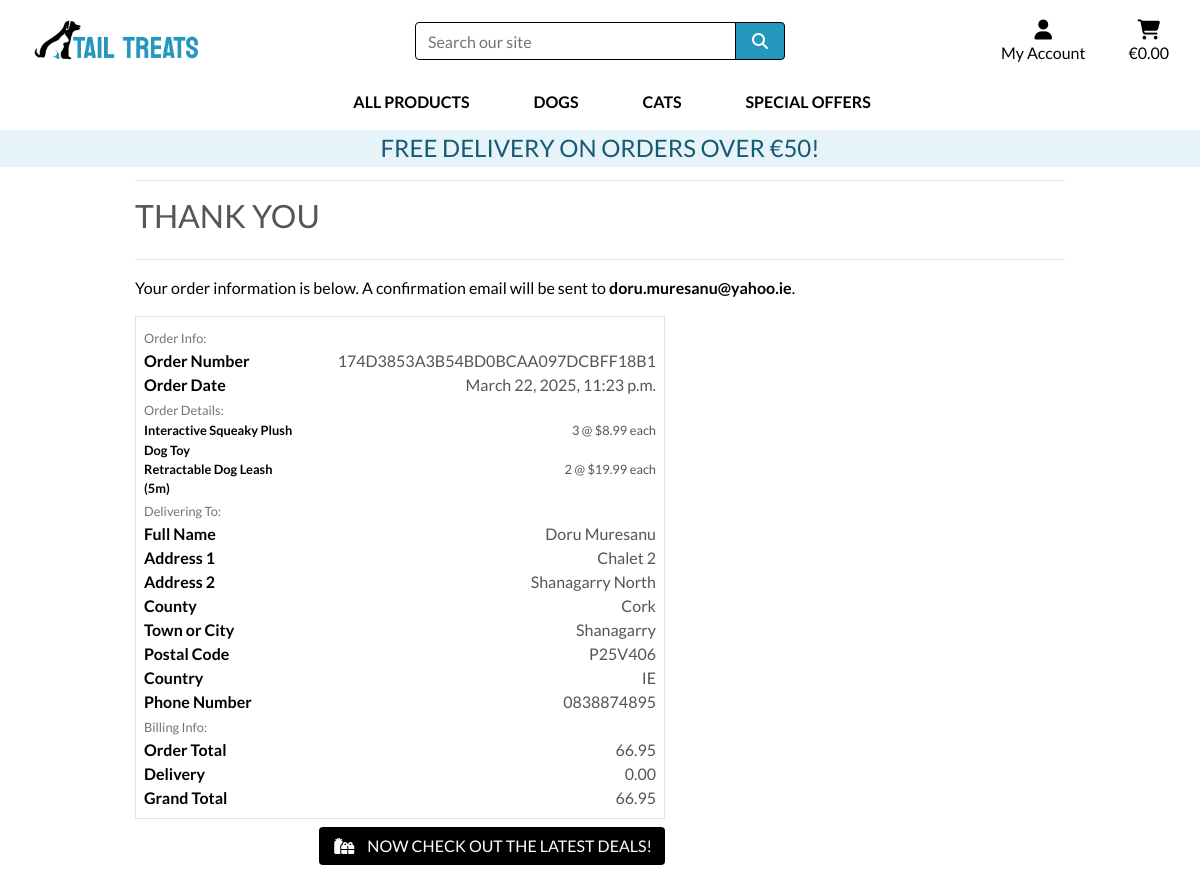
Screenshot of /checkout/checkout_success/174D3853A3B54BD0BCAA097DCBFF18B1 with the database file from the repository.
### checkout/models.py (models this page shows, shortened)
class Order(models.Model):
    order_number = models.CharField(max_length=32, null=False, editable=False)
    full_name = models.CharField(max_length=50, null=False, blank=False)
    email = models.EmailField(max_length=254, null=False, blank=False)
    phone_number = models.CharField(max_length=20, null=False, blank=False)
    country = models.CharField(max_length=40, null=False, blank=False)
    postcode = models.CharField(max_length=20, null=True, blank=True)
    town_or_city = models.CharField(max_length=40, null=False, blank=False)
    street_address1 = models.CharField(max_length=80, null=False, blank=False)
    street_address2 = models.CharField(max_length=80, null=True, blank=True)
    county = models.CharField(max_length=80, null=True, blank=True)
    date = models.DateTimeField(auto_now_add=True)
    delivery_cost = models.DecimalField(max_digits=6, decimal_places=2, null=False, default=0)
    order_total = models.DecimalField(max_digits=10, decimal_places=2, null=False, default=0)
    grand_total = models.DecimalField(max_digits=10, decimal_places=2, null=False, default=0)
    original_cart = models.TextField(null=False, blank=False, default='')
    stripe_pid = models.CharField(max_length=254, null=False, blank=False, default='')

class OrderLineItem(models.Model):
    order = models.ForeignKey(Order, null=False, blank=False, on_delete=models.CASCADE, related_name='lineitems')
    product = models.ForeignKey(Product, null=False, blank=False, on_delete=models.CASCADE)
    product_size = models.CharField(max_length=2, null=True, blank=True) # XS, S, M, L, XL
    quantity = models.IntegerField(null=False, blank=False, default=0)
    lineitem_total = models.DecimalField(max_digits=6, decimal_places=2, null=False, blank=False, editable=False)

### products/models.py (models this page shows, shortened)
class Product(models.Model):
    category = models.ForeignKey('Category', null=True, blank=True, on_delete=models.SET_NULL)
    sku = models.CharField(max_length=254, unique=True, blank=True, null=True)
    name = models.CharField(max_length=254)
    description = models.TextField()
    price = models.DecimalField(max_digits=6, decimal_places=2)
    rating = models.DecimalField(max_digits=3, decimal_places=1, blank=True, null=True)
    image_url = models.URLField(max_length=1024, blank=True, null=True)
    image = models.ImageField(upload_to='products/', blank=True, null=True)

### checkout/views.py (the view)
# urls.py: path('checkout_success/<order_number>', views.checkout_success, name='checkout_success'),
def checkout_success(request, order_number):
    save_info = request.session.get('save_info')
    order = get_object_or_404(Order, order_number=order_number)
    messages.success(request, f'Order successfully processed! Your order number is {order_number}. '
                              f'A confirmation email will be sent to {order.email}.')
    if 'cart' in request.session:
        del request.session['cart']
    template = 'checkout/checkout_success.html'
    context = {
        'order': order,
    }
    return render(request, template, context)

### cart/contexts.py (called while the page is built, shortened)
def cart_contents(request):
    cart_items = []
    total = 0
    product_count = 0
    cart = request.session.get('cart', {})
    if total < settings.FREE_DELIVERY_THRESHOLD:
        delivery = total * Decimal(settings.STANDARD_DELIVERY_PERCENTAGE / 100)
        free_delivery_delta = settings.FREE_DELIVERY_THRESHOLD - total
    else:
        delivery = 0
        free_delivery_delta = 0
    grand_total = delivery + total
    context = {
        'cart_items': cart_items,
        'total': total,
        'product_count': product_count,
        'delivery': delivery,
        'free_delivery_delta': free_delivery_delta,
        'free_delivery_threshold': settings.FREE_DELIVERY_THRESHOLD,
        'grand_total': grand_total,
    }
    return context

### checkout/templates/checkout/checkout_success.html (shortened to what this page needs)
{% extends "base.html" %}
{% load static %}
{% block extra_css %}
    <link rel="stylesheet" href="{% static 'checkout/css/checkout.css' %}">
{% endblock %}
{% block page_header %}
    <div class="container header-container">
    </div>
{% endblock %}
{% block content %}
    <div class="overlay"></div>
    <div class="container">
        <div class="row">
            <div class="col">
                <hr>
                <h2 class="logo-font mb-4">Thank You</h2>
                <hr>
                <p class="text-black">Your order information is below. A confirmation email will be sent to <strong>{{ order.email }}</strong>.</p>
            </div>
        </div>
        <div class="row">
            <div class="col-12 col-lg-7">
                <div class="order-confirmation-wrapper p-2 border">
                    <div class="row">
                        <div class="col">
                            <small class="text-muted">Order Info:</small>
                        </div>
                    </div>
                    <div class="row">
                        <div class="col-12 col-md-4">
                            <p class="mb-0 text-black font-weight-bold">Order Number</p>
                        </div>
                        <div class="col-12 col-md-8 text-md-right">
                            <p class="mb-0">{{ order.order_number }}</p>
                        </div>
                    </div>
                    <div class="row">
                        <div class="col-12 col-md-4">
                            <p class="mb-0 text-black font-weight-bold">Order Date</p>
                        </div>
                        <div class="col-12 col-md-8 text-md-right">
                            <p class="mb-0">{{ order.date }}</p>
                        </div>
                    </div>
                    <div class="row">
                        <div class="col">
                            <small class="text-muted">Order Details:</small>
                        </div>
                    </div>
                    {% for item in order.lineitems.all %}
                    <div class="row">
                        <div class="col-12 col-md-4">
                            <p class="small mb-0 text-black font-weight-bold">
                                {{ item.product.name }}{% if item.product_size %} - Size {{ item.product.size|upper}}{% endif %}
                            </p>
                        </div>
                        <div class="col-12 col-md-8 text-md-right">
                            <p class="small mb-0">{{ item.quantity }} @ ${{ item.product.price }} each</p>
                        </div>
                    </div>
                    {% endfor %}
                    <div class="row">
                        <div class="col">
                            <small class="text-muted">Delivering To:</small>
                        </div>
                    </div>
                    <div class="row">
                        <div class="col-12 col-md-4">
                            <p class="mb-0 text-black font-weight-bold">Full Name</p>
                        </div>
                        <div class="col-12 col-md-8 text-md-right">
                            <p class="mb-0">{{ order.full_name }}</p>
                        </div>
                    </div>
                    <div class="row">
                        <div class="col-12 col-md-4">
                            <p class="mb-0 text-black font-weight-bold">Address 1</p>
                        </div>
                        <div class="col-12 col-md-8 text-md-right">
                            <p class="mb-0">{{ order.street_address1 }}</p>
                        </div>
                    </div>
                    {% if order.street_address2 %}
                    <div class="row">
                        <div class="col-12 col-md-4">
                            <p class="mb-0 text-black font-weight-bold">Address 2</p>
                        </div>
                        <div class="col-12 col-md-8 text-md-right">
                            <p class="mb-0">{{ order.street_address2 }}</p>
                        </div>
                    </div>
                    {% endif %}
                    {% if order.county %}
                    <div class="row">
                        <div class="col-12 col-md-4">
                            <p class="mb-0 text-black font-weight-bold">County</p>
                        </div>
                        <div class="col-12 col-md-8 text-md-right">
                            <p class="mb-0">{{ order.county }}</p>
                        </div>
                    </div>
                    {% endif %}
                    <div class="row">
                        <div class="col-12 col-md-4">
                            <p class="mb-0 text-black font-weight-bold">Town or City</p>
                        </div>
                        <div class="col-12 col-md-8 text-md-right">
                            <p class="mb-0">{{ order.town_or_city }}</p>
                        </div>
                    </div>
                    {% if order.postcode %}
                    <div class="row">
                        <div class="col-12 col-md-4">
                            <p class="mb-0 text-black font-weight-bold">Postal Code</p>
                        </div>
                        <div class="col-12 col-md-8 text-md-right">
                            <p class="mb-0">{{ order.postcode }}</p>
                        </div>
                    </div>
                    {% endif %}
                    <div class="row">
                        <div class="col-12 col-md-4">
                            <p class="mb-0 text-black font-weight-bold">Country</p>
                        </div>
                        <div class="col-12 col-md-8 text-md-right">
                            <p class="mb-0">{{ order.country }}</p>
                        </div>
                    </div>
                    <div class="row">
                        <div class="col-12 col-md-4">
                            <p class="mb-0 text-black font-weight-bold">Phone Number</p>
                        </div>
                        <div class="col-12 col-md-8 text-md-right">
                            <p class="mb-0">{{ order.phone_number }}</p>
                        </div>
                    </div>
                    <div class="row">
                        <div class="col">
                            <small class="text-muted">Billing Info:</small>
                        </div>
                    </div>
                    <div class="row">
                        <div class="col-12 col-md-4">
                            <p class="mb-0 text-black font-weight-bold">Order Total</p>
                        </div>
                        <div class="col-12 col-md-8 text-md-right">
                            <p class="mb-0">{{ order.order_total }}</p>
                        </div>
                    </div>
                    <div class="row">
                        <div class="col-12 col-md-4">
                            <p class="mb-0 text-black font-weight-bold">Delivery</p>
                        </div>
                        <div class="col-12 col-md-8 text-md-right">
                            <p class="mb-0">{{ order.delivery_cost }}</p>
                        </div>
                    </div>
                    <div class="row">
                        <div class="col-12 col-md-4">
                            <p class="mb-0 text-black font-weight-bold">Grand Total</p>
                        </div>
                        <div class="col-12 col-md-8 text-md-right">
                            <p class="mb-0">{{ order.grand_total }}</p>
                        </div>
                    </div>
                </div>
            </div>
        </div>
        <div class="row">
			<div class="col-12 col-lg-7 text-right">
				<a href="{% url 'products' %}?category=new_arrivals,deals,clearance" class="btn btn-black rounded-5 my-2">
					<span class="icon mr-2">
						<i class="fas fa-gifts"></i>
					</span>
					<span class="text-uppercase">Now check out the latest deals!</span>
				</a>
			</div>
		</div>
    </div>
{% endblock %}

### static/css/base.css (style rules this page uses)
html { height: 100%; }
body { background: url('/media/homepage_background.jpg') no-repeat center center fixed; background-size: cover; height: calc(100vh - 164px); color: #555; font-family: 'Lato'; }
.icon { align-items: center; display: inline-flex; justify-content: center; height: 1.5rem; width: 1.5rem; }
.logo-font { text-transform: uppercase; }
.btn-black { background: black; color: white; }
.text-black { color: #000 !important; }
.overlay { height: 100%; width: 100%; top: 0; left: 0; position: fixed; background: white; z-index: -1; }
@media (min-width: 1200px) { .container { max-width: 80%; } }
@media (min-width: 992px) { .header-container { padding-top: 164px; } }

### rows the page displays
Order: email "doru.muresanu@yahoo.ie", order_number "174D3853A3B54BD0BCAA097DCBFF18B1", date "March 22, 2025, 11:23 p.m.", full_name "Doru Muresanu", street_address1 "Chalet 2", street_address2 "Shanagarry North", county "Cork", town_or_city "Shanagarry", postcode "P25V406", country "IE", phone_number "0838874895", order_total "66.95", delivery_cost "0.00", grand_total "66.95"
OrderLineItem: product.name "Interactive Squeaky Plush Dog Toy", quantity "3", product.price "8.99"
OrderLineItem: product.name "Retractable Dog Leash (5m)", quantity "2", product.price "19.99"

### other values shown
{{ free_delivery_threshold }} "50"
